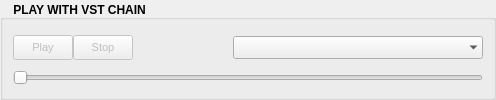
     <widget class="QGroupBox" name="group_box_play">
      <property name="font">
       <font>
        <pointsize>9</pointsize>
        <weight>75</weight>
        <bold>true</bold>
       </font>
      </property>
      <property name="title">
       <string>    PLAY WITH VST CHAIN</string>
      </property>
      <property name="alignment">
       <set>Qt::AlignBottom|Qt::AlignLeading|Qt::AlignLeft</set>
      </property>
      <layout class="QGridLayout" name="gridLayout_7">
       <property name="leftMargin">
        <number>0</number>
       </property>
       <property name="topMargin">
        <number>10</number>
       </property>
       <property name="rightMargin">
        <number>0</number>
       </property>
       <property name="bottomMargin">
        <number>5</number>
       </property>
       <property name="spacing">
        <number>0</number>
       </property>
       <item row="1" column="0">
        <layout class="QHBoxLayout" name="horizontalLayout_5" stretch="0">
         <property name="leftMargin">
          <number>10</number>
         </property>
         <property name="rightMargin">
          <number>10</number>
         </property>
         <item>
          <widget class="QSlider" name="horizontal_slider_play">
           <property name="enabled">
            <bool>false</bool>
           </property>
           <property name="maximum">
            <number>999</number>
           </property>
           <property name="value">
            <number>0</number>
           </property>
           <property name="orientation">
            <enum>Qt::Horizontal</enum>
           </property>
           <property name="invertedControls">
            <bool>false</bool>
           </property>
          </widget>
         </item>
        </layout>
       </item>
       <item row="0" column="0">
        <layout class="QHBoxLayout" name="horizontalLayout_9">
         <property name="leftMargin">
          <number>10</number>
         </property>
         <property name="rightMargin">
          <number>10</number>
         </property>
         <property name="bottomMargin">
          <number>5</number>
         </property>
         <item>
          <widget class="QPushButton" name="button_play_start">
           <property name="enabled">
            <bool>false</bool>
           </property>
           <property name="sizePolicy">
            <sizepolicy hsizetype="Fixed" vsizetype="Fixed">
             <horstretch>0</horstretch>
             <verstretch>0</verstretch>
            </sizepolicy>
           </property>
           <property name="minimumSize">
            <size>
             <width>60</width>
             <height>25</height>
            </size>
           </property>
           <property name="maximumSize">
            <size>
             <width>60</width>
             <height>25</height>
            </size>
           </property>
           <property name="font">
            <font>
             <pointsize>8</pointsize>
             <weight>50</weight>
             <bold>false</bold>
            </font>
           </property>
           <property name="autoFillBackground">
            <bool>false</bool>
           </property>
           <property name="text">
            <string>Play</string>
           </property>
           <property name="icon">
            <iconset resource="main.qrc">
             <normaloff>:/buttons/res/start_btn.png</normaloff>:/buttons/res/start_btn.png</iconset>
           </property>
           <property name="autoExclusive">
            <bool>false</bool>
           </property>
           <property name="autoDefault">
            <bool>false</bool>
           </property>
           <property name="default">
            <bool>false</bool>
           </property>
           <property name="flat">
            <bool>false</bool>
           </property>
          </widget>
         </item>
         <item>
          <widget class="QPushButton" name="button_play_stop">
           <property name="enabled">
            <bool>false</bool>
           </property>
           <property name="sizePolicy">
            <sizepolicy hsizetype="Fixed" vsizetype="Fixed">
             <horstretch>0</horstretch>
             <verstretch>0</verstretch>
            </sizepolicy>
           </property>
           <property name="minimumSize">
            <size>
             <width>60</width>
             <height>25</height>
            </size>
           </property>
           <property name="maximumSize">
            <size>
             <width>60</width>
             <height>25</height>
            </size>
           </property>
           <property name="font">
            <font>
             <pointsize>8</pointsize>
             <weight>50</weight>
             <bold>false</bold>
            </font>
           </property>
           <property name="autoFillBackground">
            <bool>false</bool>
           </property>
           <property name="text">
            <string>Stop</string>
           </property>
           <property name="icon">
            <iconset resource="main.qrc">
             <normaloff>:/buttons/res/stop_btn.png</normaloff>:/buttons/res/stop_btn.png</iconset>
           </property>
           <property name="autoExclusive">
            <bool>false</bool>
           </property>
           <property name="autoDefault">
            <bool>false</bool>
           </property>
           <property name="default">
            <bool>false</bool>
           </property>
           <property name="flat">
            <bool>false</bool>
           </property>
          </widget>
         </item>
         <item>
          <spacer name="horizontalSpacer_2">
           <property name="orientation">
            <enum>Qt::Horizontal</enum>
           </property>
           <property name="sizeType">
            <enum>QSizePolicy::Expanding</enum>
           </property>
           <property name="sizeHint" stdset="0">
            <size>
             <width>100</width>
             <height>20</height>
            </size>
           </property>
          </spacer>
         </item>
         <item>
          <widget class="QComboBox" name="combo_box_sound_device">
           <property name="minimumSize">
            <size>
             <width>250</width>
             <height>23</height>
            </size>
           </property>
           <property name="maximumSize">
            <size>
             <width>250</width>
             <height>23</height>
            </size>
           </property>
           <property name="font">
            <font>
             <pointsize>8</pointsize>
             <weight>50</weight>
             <bold>false</bold>
            </font>
           </property>
           <property name="currentIndex">
            <number>-1</number>
           </property>
           <property name="frame">
            <bool>false</bool>
           </property>
          </widget>
         </item>
        </layout>
       </item>
      </layout>
     </widget>
